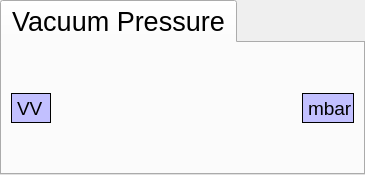
   <widget class="QTabWidget" name="tabWidget" >
    <property name="geometry" >
     <rect>
      <x>51</x>
      <y>449</y>
      <width>365</width>
      <height>175</height>
     </rect>
    </property>
    <property name="font" >
     <font>
      <pointsize>20</pointsize>
     </font>
    </property>
    <property name="currentIndex" >
     <number>0</number>
    </property>
    <widget class="QWidget" name="tab" >
     <attribute name="title" >
      <string>Vacuum Pressure</string>
     </attribute>
     <layout class="QHBoxLayout" >
      <item>
       <layout class="QHBoxLayout" >
        <property name="spacing" >
         <number>0</number>
        </property>
        <item>
         <widget class="QLabel" name="label_7" >
          <property name="minimumSize" >
           <size>
            <width>40</width>
            <height>30</height>
           </size>
          </property>
          <property name="maximumSize" >
           <size>
            <width>40</width>
            <height>30</height>
           </size>
          </property>
          <property name="palette" >
           <palette>
            <active>
             <colorrole role="Base" >
              <brush brushstyle="SolidPattern" >
               <color alpha="255" >
                <red>255</red>
                <green>255</green>
                <blue>255</blue>
               </color>
              </brush>
             </colorrole>
             <colorrole role="Window" >
              <brush brushstyle="SolidPattern" >
               <color alpha="255" >
                <red>194</red>
                <green>192</green>
                <blue>255</blue>
               </color>
              </brush>
             </colorrole>
            </active>
            <inactive>
             <colorrole role="Base" >
              <brush brushstyle="SolidPattern" >
               <color alpha="255" >
                <red>255</red>
                <green>255</green>
                <blue>255</blue>
               </color>
              </brush>
             </colorrole>
             <colorrole role="Window" >
              <brush brushstyle="SolidPattern" >
               <color alpha="255" >
                <red>194</red>
                <green>192</green>
                <blue>255</blue>
               </color>
              </brush>
             </colorrole>
            </inactive>
            <disabled>
             <colorrole role="Base" >
              <brush brushstyle="SolidPattern" >
               <color alpha="255" >
                <red>194</red>
                <green>192</green>
                <blue>255</blue>
               </color>
              </brush>
             </colorrole>
             <colorrole role="Window" >
              <brush brushstyle="SolidPattern" >
               <color alpha="255" >
                <red>194</red>
                <green>192</green>
                <blue>255</blue>
               </color>
              </brush>
             </colorrole>
            </disabled>
           </palette>
          </property>
          <property name="font" >
           <font>
            <pointsize>14</pointsize>
            <weight>50</weight>
            <bold>false</bold>
           </font>
          </property>
          <property name="autoFillBackground" >
           <bool>true</bool>
          </property>
          <property name="frameShape" >
           <enum>QFrame::Box</enum>
          </property>
          <property name="frameShadow" >
           <enum>QFrame::Plain</enum>
          </property>
          <property name="lineWidth" >
           <number>1</number>
          </property>
          <property name="text" >
           <string>VV</string>
          </property>
          <property name="alignment" >
           <set>Qt::AlignLeading|Qt::AlignLeft|Qt::AlignVCenter</set>
          </property>
         </widget>
        </item>
        <item>
         <widget class="CADisplayer" name="TPG262C0_PRS0_3" >
          <property name="minimumSize" >
           <size>
            <width>100</width>
            <height>30</height>
           </size>
          </property>
          <property name="maximumSize" >
           <size>
            <width>400</width>
            <height>30</height>
           </size>
          </property>
          <property name="font" >
           <font>
            <pointsize>20</pointsize>
            <weight>75</weight>
            <bold>true</bold>
           </font>
          </property>
          <property name="nuformat" stdset="0" >
           <enum>CADisplayer::Pressure</enum>
          </property>
          <property name="pvname" >
           <string>VMS_VV_TPG262C3_P0</string>
          </property>
          <property name="lineWidth" stdset="0" >
           <number>1</number>
          </property>
          <property name="framecol" stdset="0" >
           <color>
            <red>18</red>
            <green>29</green>
            <blue>57</blue>
           </color>
          </property>
          <property name="unit" >
           <string/>
          </property>
         </widget>
        </item>
        <item>
         <widget class="QLabel" name="label_8" >
          <property name="minimumSize" >
           <size>
            <width>52</width>
            <height>30</height>
           </size>
          </property>
          <property name="maximumSize" >
           <size>
            <width>52</width>
            <height>30</height>
           </size>
          </property>
          <property name="palette" >
           <palette>
            <active>
             <colorrole role="Base" >
              <brush brushstyle="SolidPattern" >
               <color alpha="255" >
                <red>255</red>
                <green>255</green>
                <blue>255</blue>
               </color>
              </brush>
             </colorrole>
             <colorrole role="Window" >
              <brush brushstyle="SolidPattern" >
               <color alpha="255" >
                <red>194</red>
                <green>192</green>
                <blue>255</blue>
               </color>
              </brush>
             </colorrole>
            </active>
            <inactive>
             <colorrole role="Base" >
              <brush brushstyle="SolidPattern" >
               <color alpha="255" >
                <red>255</red>
                <green>255</green>
                <blue>255</blue>
               </color>
              </brush>
             </colorrole>
             <colorrole role="Window" >
              <brush brushstyle="SolidPattern" >
               <color alpha="255" >
                <red>194</red>
                <green>192</green>
                <blue>255</blue>
               </color>
              </brush>
             </colorrole>
            </inactive>
            <disabled>
             <colorrole role="Base" >
              <brush brushstyle="SolidPattern" >
               <color alpha="255" >
                <red>194</red>
                <green>192</green>
                <blue>255</blue>
               </color>
              </brush>
             </colorrole>
             <colorrole role="Window" >
              <brush brushstyle="SolidPattern" >
               <color alpha="255" >
                <red>194</red>
                <green>192</green>
                <blue>255</blue>
               </color>
              </brush>
             </colorrole>
            </disabled>
           </palette>
          </property>
          <property name="font" >
           <font>
            <pointsize>14</pointsize>
            <weight>50</weight>
            <bold>false</bold>
           </font>
          </property>
          <property name="autoFillBackground" >
           <bool>true</bool>
          </property>
          <property name="frameShape" >
           <enum>QFrame::Box</enum>
          </property>
          <property name="frameShadow" >
           <enum>QFrame::Plain</enum>
          </property>
          <property name="lineWidth" >
           <number>1</number>
          </property>
          <property name="text" >
           <string>mbar</string>
          </property>
          <property name="alignment" >
           <set>Qt::AlignLeading|Qt::AlignLeft|Qt::AlignVCenter</set>
          </property>
         </widget>
        </item>
       </layout>
      </item>
     </layout>
    </widget>
   </widget>
